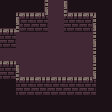

Tiled map render using the project's own tile images. Description and the whole map definition, tile-layer contents included, below:
An orthogonal 7x7 tile map with 16x16 px tiles, 3 tile layers (floor, backwall, frontwall).

<map version="1.0" tiledversion="1.0.3" orientation="orthogonal" renderorder="right-down" width="7" height="7" tilewidth="16" tileheight="16" nextobjectid="1">
 <tileset firstgid="1" name="testmap" tilewidth="16" tileheight="16" tilecount="64" columns="8">
  <image source="testmap.png" width="128" height="128" />
 </tileset>
 <layer name="floor" width="7" height="7">
  <data encoding="csv">
20,20,20,12,20,20,20,
20,12,12,12,12,12,20,
20,12,12,12,12,12,20,
12,12,12,12,12,12,20,
20,12,12,12,12,12,20,
20,12,12,12,12,12,20,
20,20,20,20,20,20,20
</data>
 </layer>
 <layer name="backwall" width="7" height="7">
  <data encoding="csv">
0,2,2,12,2,2,0,
2,10,10,12,10,10,0,
10,0,0,0,0,0,0,
2,0,0,0,0,0,0,
10,2,2,2,2,2,0,
0,10,10,10,10,10,0,
0,0,0,0,0,0,0
</data>
 </layer>
 <layer name="frontwall" width="7" height="7">
  <data encoding="csv">
0,0,4,0,6,0,0,
0,6,0,0,0,4,0,
0,0,0,0,0,4,0,
0,0,0,0,0,4,0,
0,6,0,0,0,4,0,
0,0,0,0,0,0,0,
0,0,0,0,0,0,0
</data>
 </layer>
</map>
